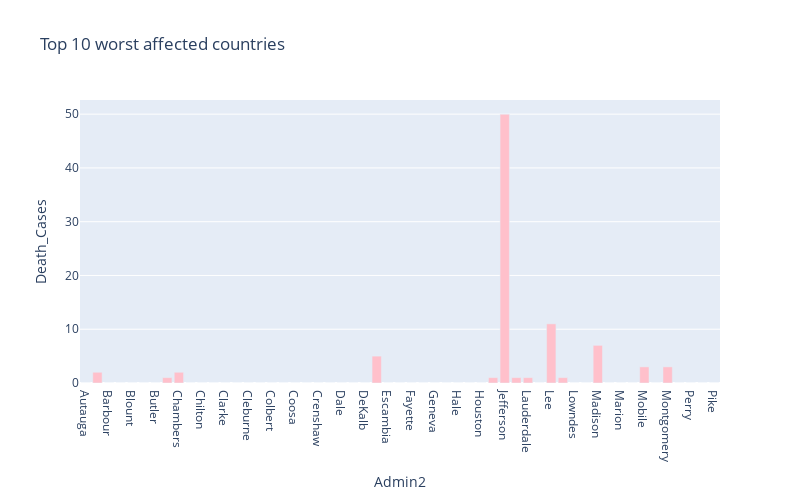

Notebook code cell kept with this figure:
### Code cell
px.bar(
    data.head(60),
    x = "Admin2",
    y = "Death_Cases",
    title= "Top 10 worst affected countries", # the axis names
    color_discrete_sequence=["pink"], 
    height=500,
    width=800
)

### Figure 1 — Plotly figure (JSON) as saved in the notebook; plotly's stock layout.template omitted (floating-point values rounded to 4 significant figures)
{"data": [{"alignmentgroup": "True", "hovertemplate": "Admin2=%{x}<br>Death_Cases=%{y}<extra></extra>", "legendgroup": "", "marker": {"color": "pink"}, "name": "", "offsetgroup": "", "orientation": "v", "showlegend": false, "textposition": "auto", "type": "bar", "x": [null, null, null, null, null, "Autauga", "Baldwin", "Barbour", "Bibb", "Blount", "Bullock", "Butler", "Calhoun", "Chambers", "Cherokee", "Chilton", "Choctaw", "Clarke", "Clay", "Cleburne", "Coffee", "Colbert", "Conecuh", "Coosa", "Covington", "Crenshaw", "Cullman", "Dale", "Dallas", "DeKalb", "Elmore", "Escambia", "Etowah", "Fayette", "Franklin", "Geneva", "Greene", "Hale", "Henry", "Houston", "Jackson", "Jefferson", "Lamar", "Lauderdale", "Lawrence", "Lee", "Limestone", "Lowndes", "Macon", "Madison", "Marengo", "Marion", "Marshall", "Mobile", "Monroe", "Montgomery", "Morgan", "Perry", "Pickens", "Pike"], "xaxis": "x", "y": [0, 14, 0, 14, 3, 0, 2, 0, 0, 0, 0, 0, 1, 2, 0, 0, 0, 0, 0, 0, 0, 0, 0, 0, 0, 0, 0, 0, 0, 0, 5, 0, 0, 0, 0, 0, 0, 0, 0, 0, 1, 50, 1, 1, 0, 11, 1, 0, 0, 7, 0, 0, 0, 3, 0, 3, 0, 0, 0, 0], "yaxis": "y"}], "layout": {"barmode": "relative", "height": 500, "legend": {"tracegroupgap": 0}, "title": {"text": "Top 10 worst affected countries"}, "width": 800, "xaxis": {"anchor": "y", "domain": [0, 1], "title": {"text": "Admin2"}}, "yaxis": {"anchor": "x", "domain": [0, 1], "title": {"text": "Death_Cases"}}}}
